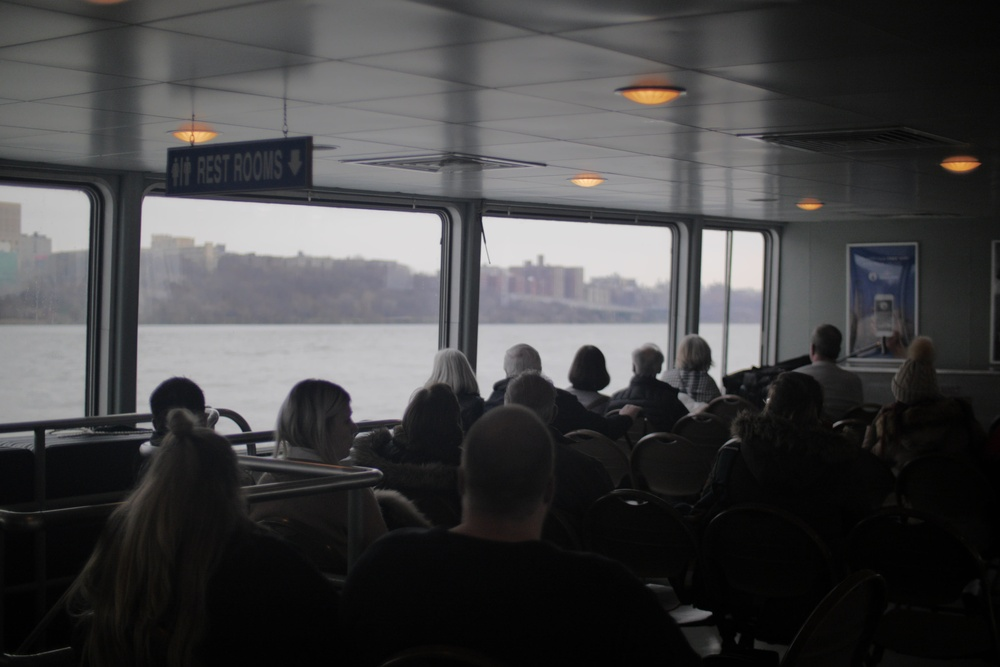
#> input picture Assignment 02/people_lowlight.jpg, 1000 x 667 px, shrunk from 2736 x 1824 before the run
$ jupyter execute 'Demo 2.ipynb'
#> lines starting #> are read from the running program, lines starting #| are printed output that depends on the picture
Q1) a) Calculate pmf of Histogram store it in 'hist_pmf'.

[cell 1]
import numpy as np
import cv2 as cv
from matplotlib import pyplot as plt

# Load the image and convert it to grayscale
img0 = cv.imread('people_lowlight.jpg')
#> img0 is the input picture: shape (667, 1000, 3); mean B, G, R 69, 68, 68.2
img = cv.cvtColor(img0, cv.COLOR_BGR2GRAY)

# Display the image
plt.figure(figsize=(5,5))
plt.imshow(img, cmap='gray', vmin=0, vmax=255)
plt.axis('off')
plt.show()

# Flatten the image
img_flat = img.ravel()

# Calculate the histogram
hist, bins = np.histogram(img_flat, 256, [0, 256])
#> hist = 256 values, max 28096 at index 4, min 0 at index 229, mean 2605.5; bins = 257 values from 0 to 256

# Calculate the probability mass function (PMF)
pmf = hist / img_flat.size
#> pmf = 256 values, max 0.0421 at index 4, min 0 at index 229, mean 0.00391

# Calculate the cumulative distribution function (CDF)
cdf = np.cumsum(pmf)
#> cdf = 256 values from 0.000484 to 1

# Plot the CDF
plt.plot(bins[:-1], cdf, color='r')
plt.title('Cumulative Distribution Function (CDF) of Image')
plt.xlabel('Pixel Intensity')
plt.ylabel('Cumulative Probability')
plt.show()
#> figure, not shown here; curve peaks at x = 231, y = 1

b) Calculate cdf of that pmf and store it in 'hist_cdf'.

[cell 2]
import numpy as np
import cv2 as cv
from matplotlib import pyplot as plt

# Load the image and convert it to grayscale
img0 = cv.imread('people_lowlight.jpg')
img = cv.cvtColor(img0, cv.COLOR_BGR2GRAY)

# Display the image
plt.figure(figsize=(5,5))
plt.imshow(img, cmap='gray', vmin=0, vmax=255)
plt.axis('off')
plt.show()

# Flatten the image
img_flat = img.ravel()

# Calculate the histogram
hist, bins = np.histogram(img_flat, 256, [0, 256])

# Calculate the probability mass function (PMF)
pmf = hist / img_flat.size

# Plot the PMF
plt.bar(bins[:-1], pmf, color='b', width=1)
plt.title('PMF')
plt.xlabel('Pixel Intensity')
plt.ylabel('Probability')
plt.show()
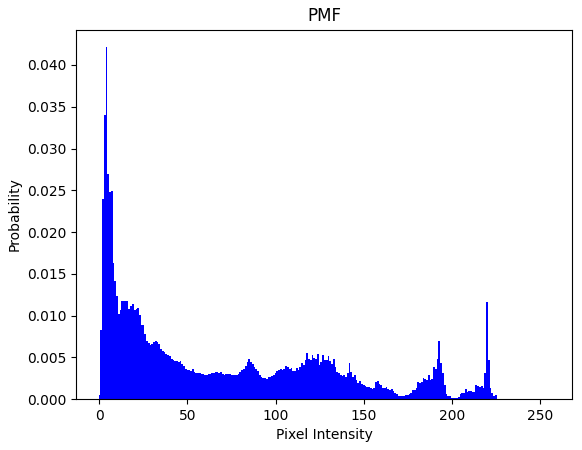
#> figure drawn by matplotlib, 1 panel; tallest bar 0.0421 high, from x = 3.5 to 4.5

Q2) Calculate T(r)

[cell 3]
import numpy as np
import cv2 as cv
from matplotlib import pyplot as plt

# Load the image and convert it to grayscale
img0 = cv.imread('people_lowlight.jpg')
img = cv.cvtColor(img0, cv.COLOR_BGR2GRAY)

# Display the original and equalized images side by side
plt.figure(figsize=(10, 5))

# Original Image
plt.subplot(1, 2, 1)
plt.imshow(img, cmap='gray', vmin=0, vmax=255)
plt.axis('off')
plt.title('Original')

# Flatten the image
img_flat = img.ravel()

# Calculate the histogram
hist, bins = np.histogram(img_flat, 256, [0, 256])

# Calculate the probability mass function (PMF)
pmf = hist / img_flat.size

# Calculate the cumulative distribution function (CDF)
cdf = np.cumsum(pmf)

# Calculate the transformation function T(r)
L = 256  # Number of intensity levels
T = np.round((L - 1) * cdf).astype('uint8')  # Corrected line
#> T = 256 values from 0 to 255

# Apply histogram equalization using T(r)
img_equalized = T[img]
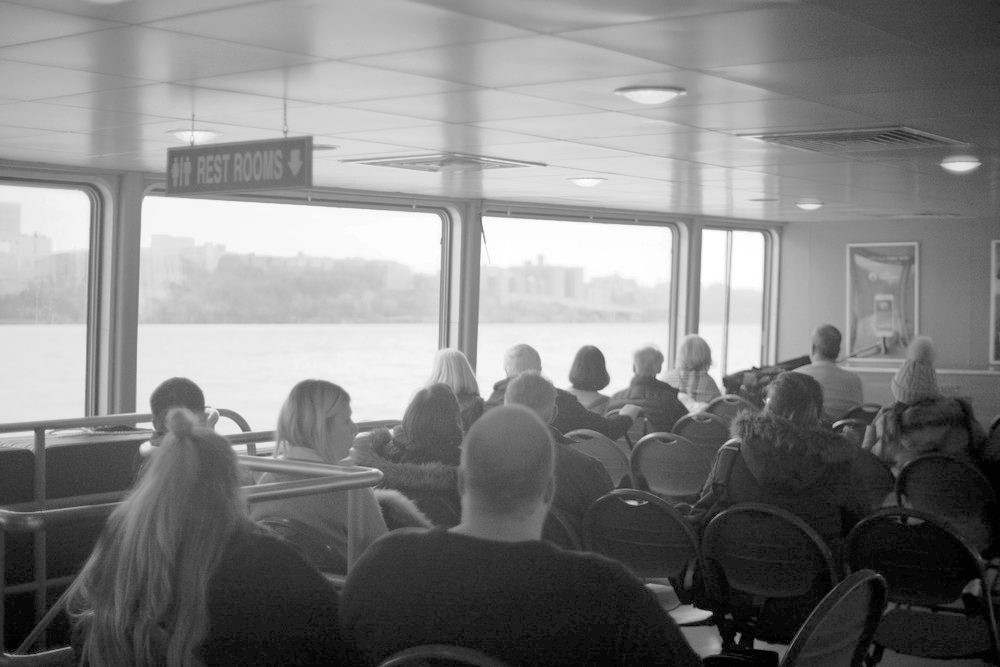
#> img_equalized: shape (667, 1000); min 0, max 255, mean 128.8

# Equalized Image
plt.subplot(1, 2, 2)
plt.imshow(img_equalized, cmap='gray', vmin=0, vmax=255)
plt.axis('off')
plt.title('T(r)')

plt.show()

Q3) Apply T(r) on input image

[cell 4]
import numpy as np
import cv2 as cv
from matplotlib import pyplot as plt

# Load the image and convert it to grayscale
img0 = cv.imread('people_lowlight.jpg')
img = cv.cvtColor(img0, cv.COLOR_BGR2GRAY)

# Display the original and equalized images with histograms
plt.figure(figsize=(12, 6))

img_flat = img.ravel()

# Original Image
plt.subplot(2, 2, 1)
plt.imshow(img, cmap='gray', vmin=0, vmax=255)
plt.axis('off')
plt.title('Original Image')

# Original Image Histogram
plt.subplot(2, 2, 2)
plt.hist(img_flat, bins=256, range=[0, 256], color='blue', alpha=0.7)
plt.title('Original Image Histogram')
plt.xlabel('Pixel Intensity')
plt.ylabel('Frequency')

# Calculate the histogram
hist, bins = np.histogram(img_flat, 256, [0, 256])

# Calculate the probability mass function (PMF)
pmf = hist / img_flat.size

# Calculate the cumulative distribution function (CDF)
cdf = np.cumsum(pmf)

# Calculate the transformation function T(r)
L = 256  # Number of intensity levels
T = np.round((L - 1) * cdf).astype('uint8')  # Corrected line

# Apply histogram equalization using T(r)
img_equalized = T[img]

# Equalized Image
plt.subplot(2, 2, 3)
plt.imshow(img_equalized, cmap='gray', vmin=0, vmax=255)
plt.axis('off')
plt.title('Histogram Equalized Image')

# Equalized Image Histogram
plt.subplot(2, 2, 4)
plt.hist(img_equalized.ravel(), bins=256, range=[0, 256], color='red', alpha=0.7)
plt.title('Equalized Image Histogram')
plt.xlabel('Pixel Intensity')
plt.ylabel('Frequency')

plt.tight_layout()
plt.show()
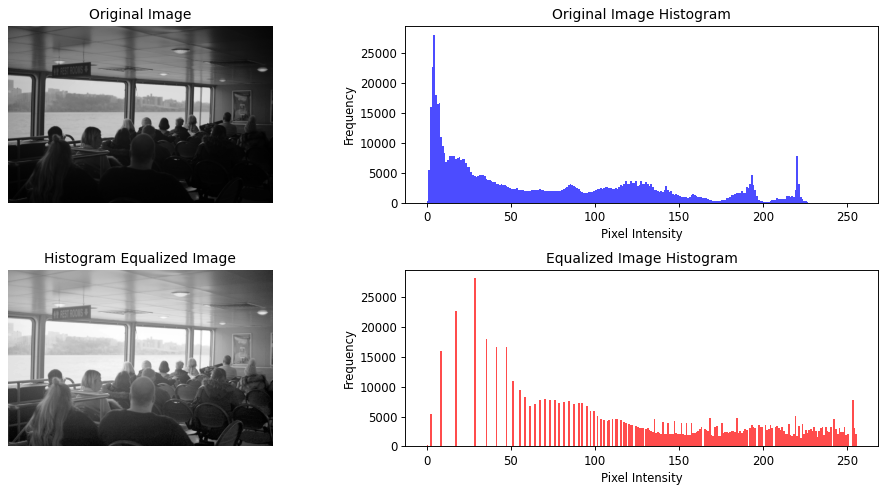
#> figure drawn by matplotlib, 4 panels; panel 2: tallest bar 28096 high, from x = 4 to 5; panel 4: tallest bar 28096 high, from x = 28 to 29

Q4) Implement Histogram matching by CDF based transformation function.

[cell 5]
import cv2 as cv
import numpy as np
from matplotlib import pyplot as plt

# Load the reference and input images
ref0 = cv.imread('penstand_bright.jpg')
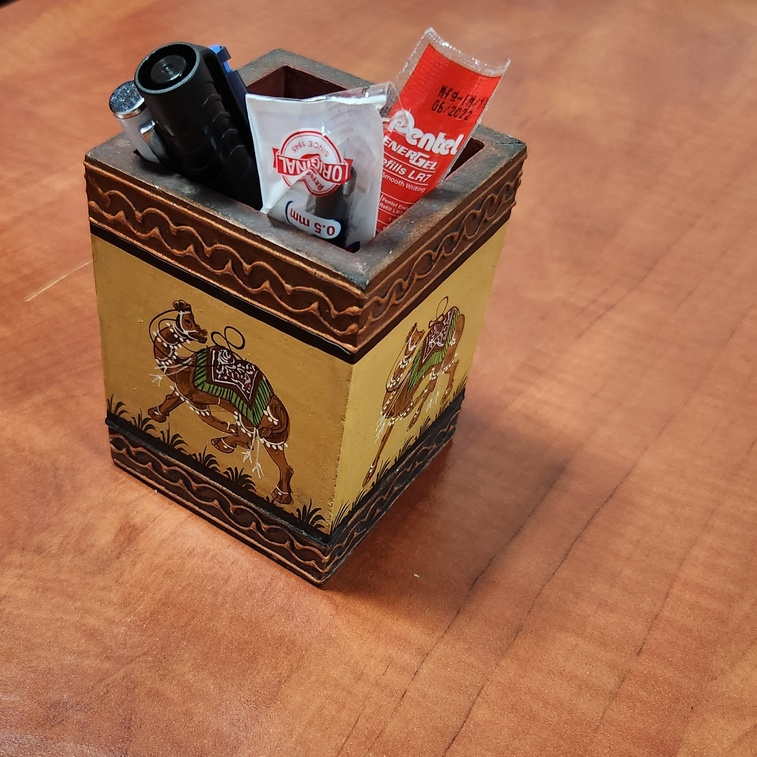
#> input picture Assignment 02/penstand_bright.jpg, 757 x 757 px, shrunk from 2072 x 2072 before the run
#> ref0 is the input picture: shape (757, 757, 3); mean B, G, R 78.8, 107.8, 163.5
ref = cv.cvtColor(ref0, cv.COLOR_BGR2GRAY)
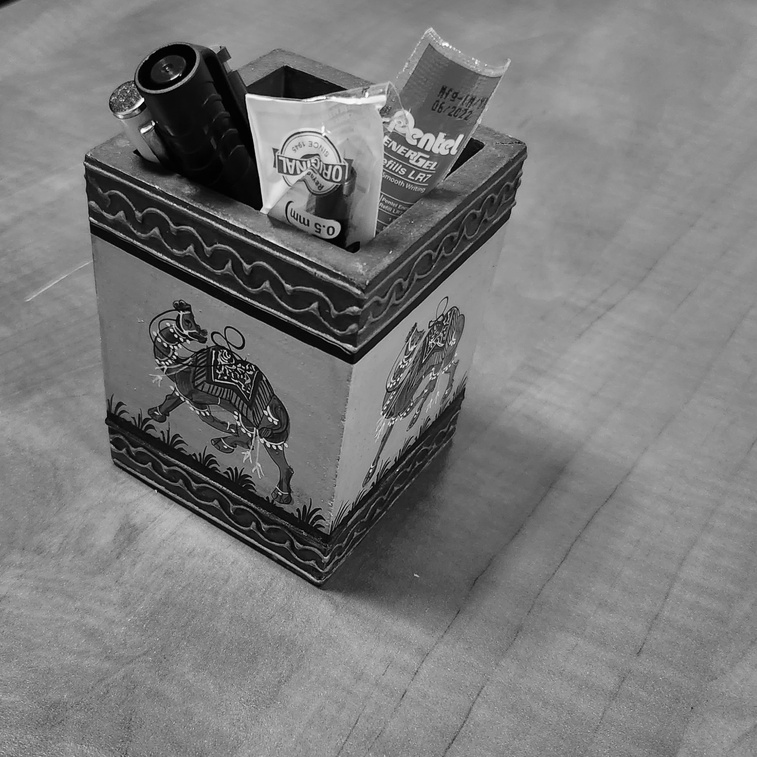
#> ref: shape (757, 757); min 0, max 255, mean 121.1

inp0 = cv.imread('penstand_lowlight2.jpg')
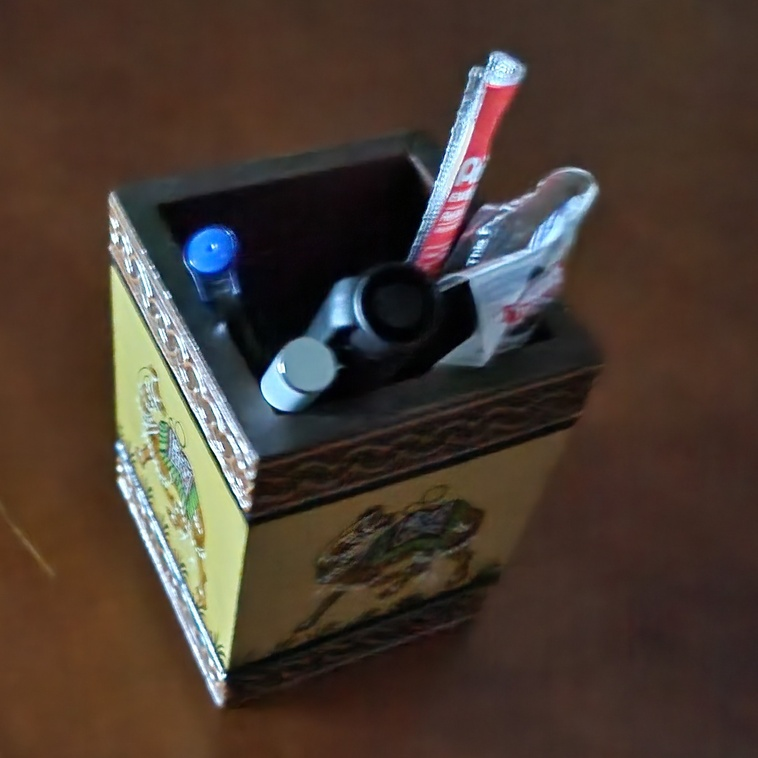
#> input picture Assignment 02/penstand_lowlight2.jpg, 758 x 758 px, shrunk from 2074 x 2074 before the run
#> inp0 is the input picture: shape (758, 758, 3); mean B, G, R 50.1, 59.2, 73.3
inp = cv.cvtColor(inp0, cv.COLOR_BGR2GRAY)
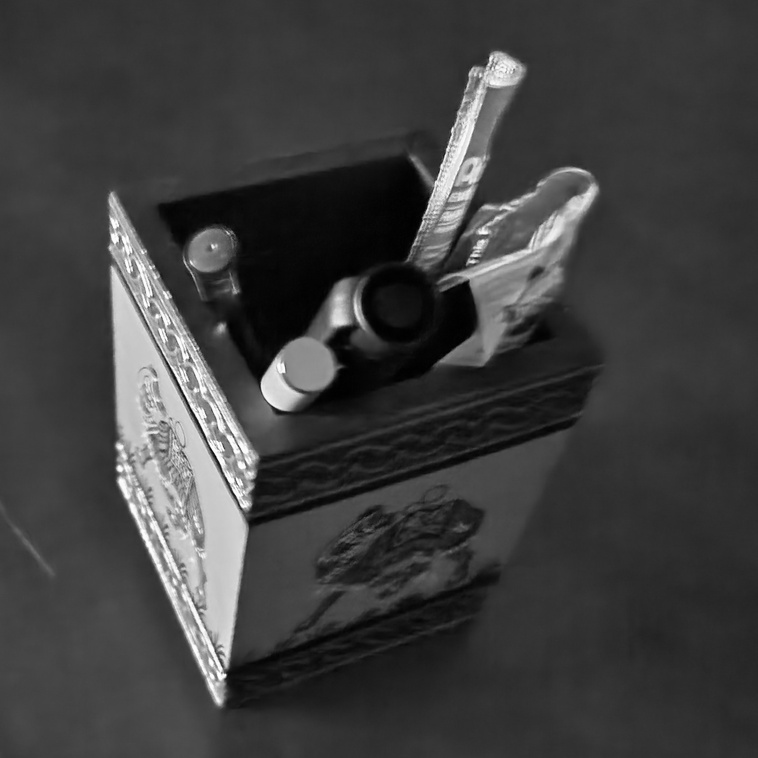
#> inp: shape (758, 758); min 0, max 255, mean 62.4

# Display the reference and input images
plt.figure(figsize=(20, 20))
plt.subplot(121)
plt.imshow(inp, cmap='gray', vmin=0, vmax=255)
plt.title('Input Image')
plt.axis('off')

plt.subplot(122)
plt.imshow(ref, cmap='gray', vmin=0, vmax=255)
plt.title('Reference Image')
plt.axis('off')

plt.show()

# Histogram matching
def histogram_matching(input_image, reference_image):
    matched_image = np.zeros_like(input_image)

    # Calculate histograms
    hist_input, bins_input = np.histogram(input_image.flatten(), 256, [0, 256])
#> hist_input = 256 values, max 26908 at index 54, min 7 at index 255, mean 2244.4; bins_input = 257 values from 0 to 256
    hist_ref, bins_ref = np.histogram(reference_image.flatten(), 256, [0, 256])
#> hist_ref = 256 values, max 16289 at index 141, min 1 at index 255, mean 2238.5; bins_ref = 257 values from 0 to 256

    # Calculate cumulative distribution functions (CDF)
    cdf_input = np.cumsum(hist_input) / np.sum(hist_input)
#> cdf_input = 256 values from 5.22e-05 to 1
    cdf_ref = np.cumsum(hist_ref) / np.sum(hist_ref)
#> cdf_ref = 256 values from 7.33e-05 to 1

    # Match histograms
    for i in range(256):
        idx = np.argmin(np.abs(cdf_input[i] - cdf_ref))
        matched_image[input_image == i] = idx
#> this loop made 256 passes
#> idx on passes 1 to 3: 0, 1, 3
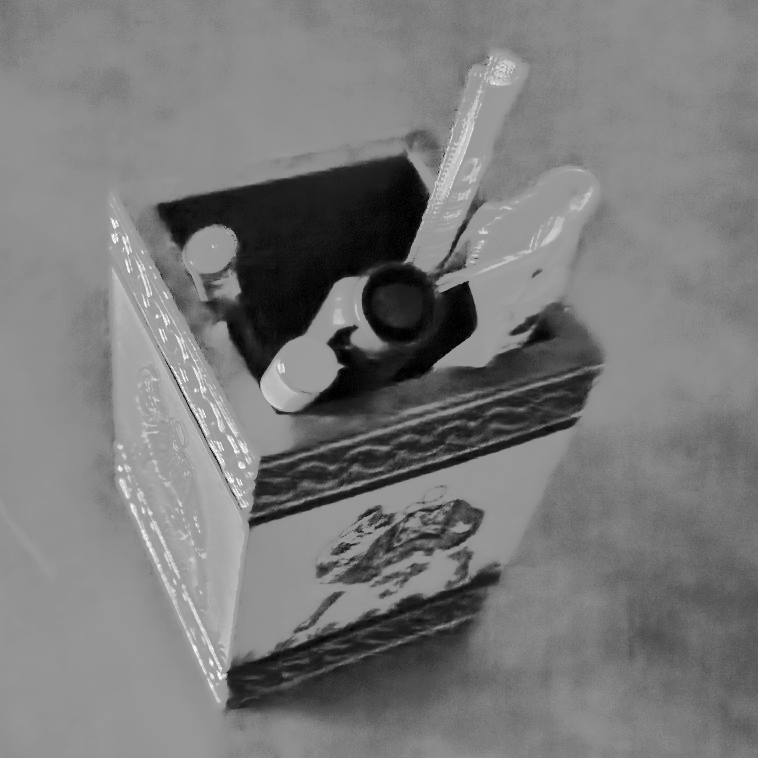
#> matched_image: shape (758, 758); min 0, max 255, mean 121.6

    return matched_image

# Perform histogram matching
matched_image = histogram_matching(inp, ref)

# Display the original input, reference, and matched images
plt.figure(figsize=(20, 20))
plt.subplot(131)
plt.imshow(inp, cmap='gray', vmin=0, vmax=255)
plt.title('Input Image')
plt.axis('off')

plt.subplot(132)
plt.imshow(ref, cmap='gray', vmin=0, vmax=255)
plt.title('Reference Image')
plt.axis('off')

plt.subplot(133)
plt.imshow(matched_image, cmap='gray', vmin=0, vmax=255)
plt.title('Matched Image')
plt.axis('off')

plt.show()

Q5) Verification with 'match_histogram' function in skimage.exposure

[cell 6]
import cv2 as cv
import numpy as np
from skimage.exposure import match_histograms
from matplotlib import pyplot as plt

# Load the reference and input images
ref0 = cv.imread('penstand_bright.jpg')
ref = cv.cvtColor(ref0, cv.COLOR_BGR2GRAY)

inp0 = cv.imread('penstand_lowlight2.jpg')
inp = cv.cvtColor(inp0, cv.COLOR_BGR2GRAY)

# Perform histogram matching using match_histograms
matched = match_histograms(inp, ref)

# Calculate histograms for the input, matched, and reference images
hist_inp, bins_inp = np.histogram(inp.ravel(), 256, [0, 256])
#> hist_inp has the same summary as hist_input in histogram_matching; bins_inp = 257 values from 0 to 256
hist_matched, bins_matched = np.histogram(matched.ravel(), 256, [0, 256])
#> hist_matched = 256 values, max 26908 at index 137, min 0 at index 3, mean 2244.4; bins_matched = 257 values from 0 to 256
hist_ref, bins_ref = np.histogram(ref.ravel(), 256, [0, 256])
#> bins_ref = 257 values from 0 to 256

# Display three histograms side by side
plt.figure(figsize=(20, 8))

plt.subplot(131)
plt.bar(bins_inp[:-1], hist_inp, color='b')
plt.title('Histogram of Input Image')
plt.xlabel('Pixel Value')
plt.ylabel('Frequency')

plt.subplot(132)
plt.bar(bins_matched[:-1], hist_matched, color='r')
plt.title('Histogram of Matched Image')
plt.xlabel('Pixel Value')
plt.ylabel('Frequency')

plt.subplot(133)
plt.bar(bins_ref[:-1], hist_ref, color='r')
plt.title('Histogram of Reference Image')
plt.xlabel('Pixel Value')
plt.ylabel('Frequency')

plt.show()
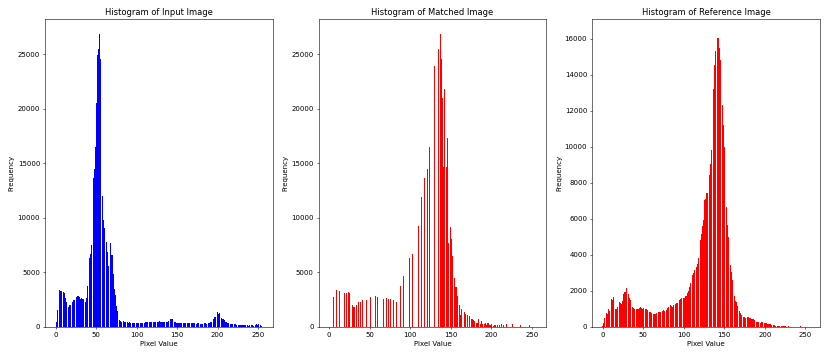
#> figure drawn by matplotlib, 3 panels; panel 1: tallest bar 26908 high, from x = 53.6 to 54.4; panel 2: tallest bar 26908 high, from x = 136.6 to 137.4; panel 3: tallest bar 16289 high, from x = 140.6 to 141.4
